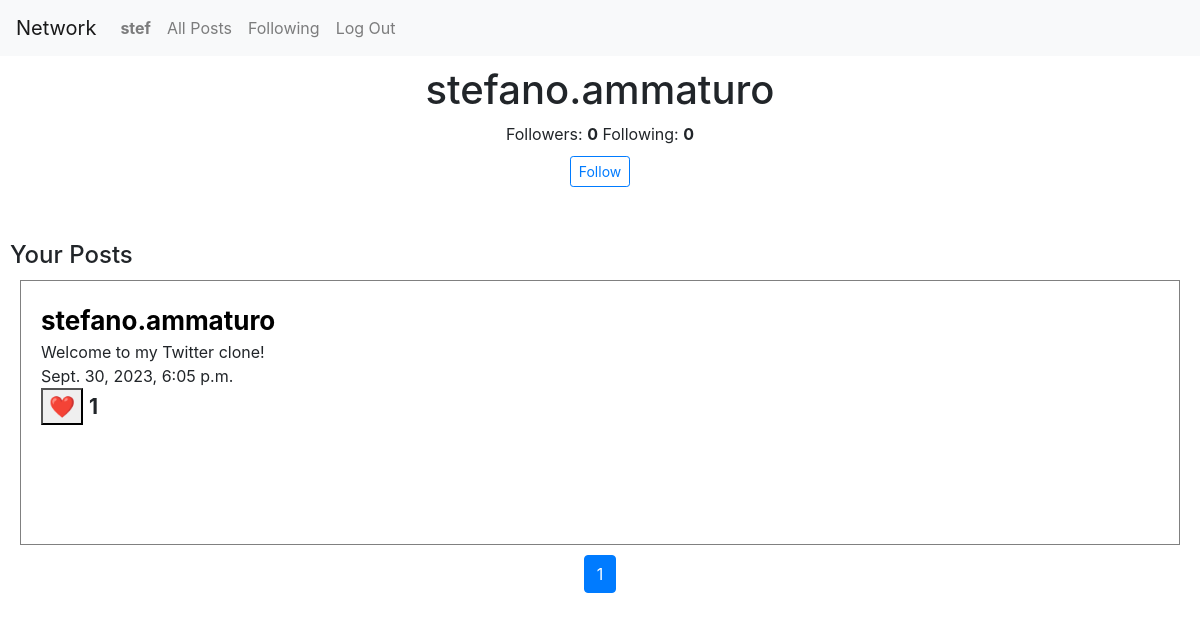
The app's page /profile/stefano.ammaturo (signed in) with its own data.
### network/models.py (models this page shows)
class User(AbstractUser):
    pass

class Posts(models.Model):
    user = models.ForeignKey(User, on_delete=models.CASCADE, blank=True, null=True)
    content = models.CharField(max_length=500, default='')
    likes = models.IntegerField(default=0)
    created = models.DateTimeField(default=timezone.now)

### network/views.py (the view)
# urls.py: path("profile/<str:user>", views.profile, name="profile"),
def profile(request, user):
    user_obj = User.objects.get(username=user) #get the user whos profile were on
    user_profile = Profile.objects.get(user=user_obj) #get the users whos profile were on profile, can access followers from here
    logged_in_user = request.user
    if request.method == "POST":
        if logged_in_user in user_profile.followers.all():
            unfollowed(logged_in_user, user)
            follows=False
        else:
            followed(logged_in_user, user)
            follows=True
        posts = Posts.objects.filter(user = user_obj).order_by('-created') #get specific users posts
        paginator = Paginator(posts, 10)  # Change 10 to the desired number of items per page
        page_number = request.GET.get('page')
        page = paginator.get_page(page_number)
        follower_count = user_profile.followers.all().count()
        following_count = user_profile.following.all().count()
        return render(request, "network/profile.html", {"follows":follows,"user":user_obj,"page":page, "follower_count":follower_count, "following_count":following_count})
    else:
        if request.user != user:
            if logged_in_user in user_profile.followers.all():
                follows=True
            else:
                follows=False
        posts = Posts.objects.filter(user = user_obj).order_by('-created') #get specific users posts
        paginator = Paginator(posts, 10)  # Change 10 to the desired number of items per page
        page_number = request.GET.get('page')
        page = paginator.get_page(page_number)
        follower_count = user_profile.followers.all().count()
        following_count = user_profile.following.all().count()
        return render(request, "network/profile.html", {"follows":follows,"user":user_obj,"page":page, "follower_count":follower_count, "following_count":following_count})

### network/templates/network/profile.html (shortened to what this page needs)
{% extends "network/layout.html" %}
{% block body %}
<div>
    <div style = "padding:10px; text-align: center;">
        <h1 id="user_profile">{{ user }}</h1>
        Followers: <b>{{ follower_count }}</b>
        Following: <b>{{ following_count }}</b><br>
        <form action="{% url 'profile' user %}" method="POST">
            {% if request.user != user and not follows %}
            <div id="request-view">
                <button type="submit" style="margin:10px;" class="btn btn-sm btn-outline-primary" id="follow">Follow</button></a>
            </div>
            {% elif request.user != user and follows %}
                <div id="unfollow-view">
                    <button type="submit" style="margin:10px;" class="btn btn-sm btn-outline-primary" id="unfollow">Unfollow</button>
                </div>
            {% endif %}
        </form>
    </div><br>
    <div style = "padding:10px;">
        <h4>Your Posts</h4>
        {% for post in page %}
                <div class = "post">
                    <a href="{% url 'profile' post.user %}"><b style = "font-size:26px; color:black;">{{ post.user }}</b><br></a>
                    <div>
                        <div>
                            <div id="post-content-{{ post.id }}">{{ post.content }}</div>
                        </div>
                        <div>{{ post.created }}</div>
                        <div style="font-size: 21px;">
                            <button id="like-button-{{ post.id }}" class="like-button" data-post-id="{{ post.id }}" data-csrf="{{ csrf_token }}">&#10084;&#65039;</button>
                            <b id="like-count-{{ post.id }}" class="like-count">{{ post.likes }}</b>
                        </div>
                    </div>
                </div>
            {% endfor %}
        <nav aria-label="Page navigation example">
            <ul class="pagination justify-content-center">
                {% for page_num in page.paginator.page_range %}
                    <li class="page-item {% if page_num == page.number %}active{% endif %}">
                        <a class="page-link" href="?page={{ page_num }}">{{ page_num }}</a>
                    </li>
                {% endfor %}
            </ul>
        </nav>
    </div>
</div>
{% endblock %}

### network/templates/network/layout.html (shortened to what this page needs)
{% load static %}
<!DOCTYPE html>
<html lang="en">
    <head>
        <link rel="stylesheet" href="https://stackpath.bootstrapcdn.com/bootstrap/4.4.1/css/bootstrap.min.css">
        <link href="{% static 'network/styles.css' %}" rel="stylesheet">
    </head>
    <body>
        <nav class="navbar navbar-expand-lg navbar-light bg-light">
            <a class="navbar-brand" href="{% url 'index' %}">Network</a>
            <div>
              <ul class="navbar-nav mr-auto">
                {% if user.is_authenticated %}
                    <li class="nav-item">
                        <a class="nav-link" href="{% url 'profile' request.user %}"><strong>{{ request.user }}</strong></a>
                    </li>
                {% endif %}
                <li class="nav-item">
                  <a class="nav-link" href="{% url 'index' %}">All Posts</a>
                </li>
                {% if user.is_authenticated %}
                    <li class="nav-item">
                        <a class="nav-link" href="{% url 'following' %}">Following</a>
                    </li>
                    <li class="nav-item">
                        <a class="nav-link" href="{% url 'logout' %}">Log Out</a>
                    </li>
                {% endif %}
              </ul>
            </div>
          </nav>
        <div class="body">
            {% block body %}
            {% endblock %}
        </div>
    </body>
</html>

### network/static/network/styles.css (style rules this page uses)
.post { border: 0.5px solid grey; height:265px; padding: 20px; margin:10px; }

### records on screen
User: user "stef"
User: username "stefano.ammaturo"
Posts: user "stefano.ammaturo", content "Welcome to my Twitter clone!", created "Sept. 30, 2023, 6:05 p.m.", likes "1"

### other values on screen
{{ follower_count }} "0"
{{ following_count }} "0"
{{ page_num }} "1"
